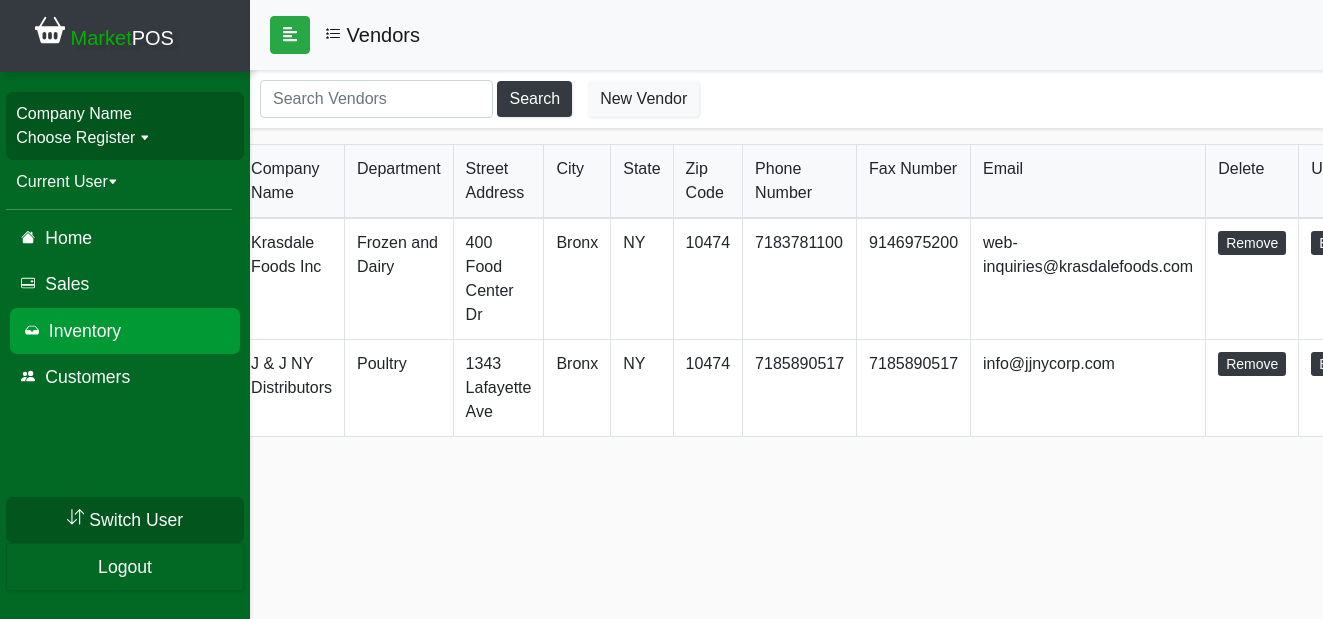
The app's page /currentDraft/vendorview.php, older data.
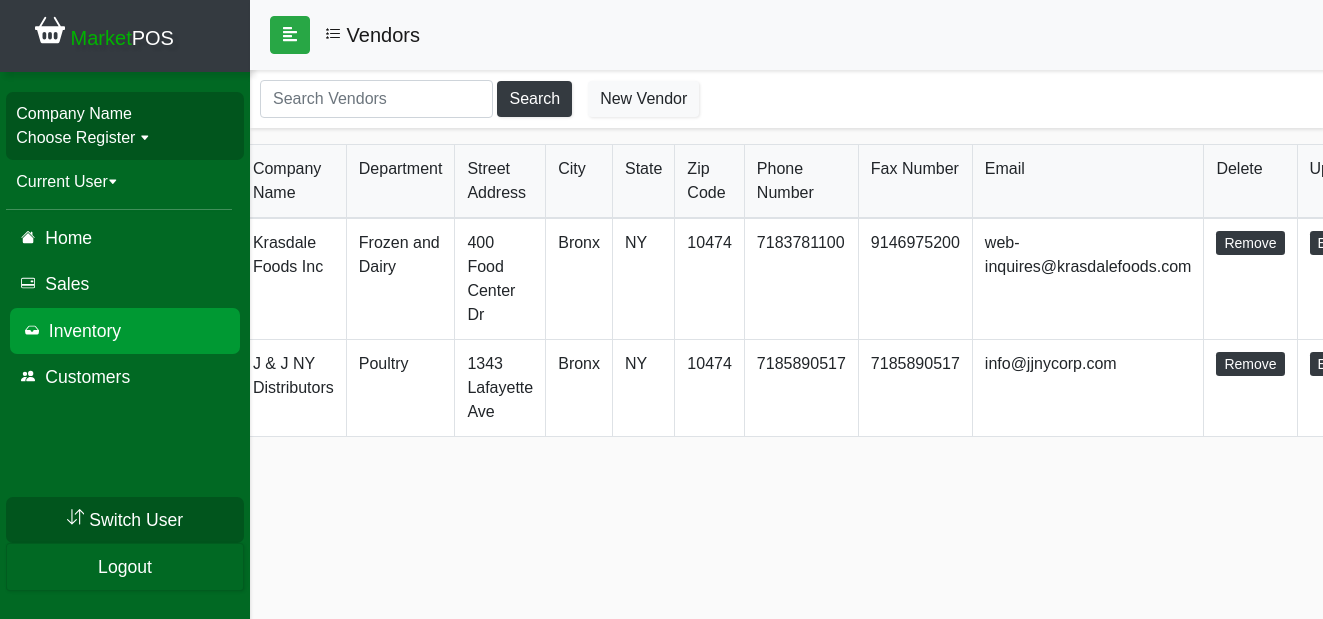
The same page, newer data.
### tables this page shows
CREATE TABLE `vendorinfo` (
  `vendor_id` int(11) NOT NULL,
  `company_name` varchar(50) NOT NULL,
  `department` varchar(100) NOT NULL,
  `street_address` varchar(50) NOT NULL,
  `city` varchar(50) NOT NULL,
  `state` varchar(2) NOT NULL,
  `zip_code` int(11) NOT NULL,
  `phone_number` double NOT NULL,
  `fax_number` double NOT NULL,
  `email` varchar(50) NOT NULL
);

### currentDraft/vendorview.php (the view, shortened to what the changed rows need)
<?php
include_once('sidebarconnect.php');
$query = "SELECT * FROM vendorinfo";
$result = mysqli_query($conn, $query);
?>
<!DOCTYPE html>
<html>
<head>
  <link rel="stylesheet" href="css/bootstrap.min.css">
  <link rel="stylesheet" href="userStyle2.css">
  <link rel="stylesheet" href="css/jquery.mCustomScrollbar.min.css">
</head>
<body>
<nav id="sidebar">
    <div class="sidebar-header bg-dark">
      <h1 id="brand"><span><a class="navbar-brand relative-top" href="indexDraft.php">
            <span style="color: #00b300"> Market</span>POS</a></h1>
    </div>
  </nav>
  <div id="content">
    <div class="wrapper mt-3">
      <div class="row px-4 justify-content-center">
        <table class="table table-bordered table-hover">
          <thead class="bg-light">
            <tr>
              <td> ID </td>
              <td> Company Name </td>
              <td> Department </td>
              <td> Street Address </td>
              <td> City </td>
              <td> State </td>
              <td> Zip Code </td>
              <td> Phone Number </td>
              <td> Fax Number </td>
              <td> Email </td>
              <td> Delete </td>
              <td> Update </td>
            </tr>
          </thead>
          <tbody class="bg-white">
          <?php
          if (isset($_POST['submit-search'])) {
            $search = mysqli_real_escape_string($conn, $_POST['vendor']);
            $sql = "SELECT * FROM vendorinfo WHERE company_name LIKE '%$search%' OR phone_number LIKE '%$search%' OR email LIKE '%$search%'";
            $result = mysqli_query($conn, $sql);
            $queryResults = mysqli_num_rows($result);
            if ($queryResults > 0) {
              echo "<div class='row mt-3'>There are $queryResults results matching your search</div><br>";
              while ($row = mysqli_fetch_assoc($result)) {
                echo "<tr><td>" . $row['vendor_id'] . "</td><td>"
                  . $row['company_name'] . "</td><td>" . $row['department'] . "</td><td>" . $row['street_address'] . "</td><td>" . $row['city'] . "</td><td>" . $row['state'] . "</td><td>"
                  . $row['zip_code'] . "</td><td>" . $row['phone_number'] . "</td><td>" . $row['fax_number'] . "</td><td>" . $row['email'] . "</td><td><a class='btn-sm btn-dark' role='button' href='vendordelete.php?Del="
                  . $row['vendor_id'] . "'>Remove</a></td><td><a class='btn-sm btn-dark' role='button' href='vendoredit.php?Upd="
                  . $row['vendor_id'] . "'>Edit</a></td></tr>";
              }
            } else {
              echo "<div class='row mt-3'>There are no results matching your search</div>";
            }
          } else {
            while ($row = mysqli_fetch_assoc($result)) {
              echo "<tr><td>" . $row['vendor_id'] . "</td><td>"
                  . $row['company_name'] . "</td><td>" . $row['department'] . "</td><td>" . $row['street_address'] . "</td><td>" . $row['city'] . "</td><td>" . $row['state'] . "</td><td>"
                  . $row['zip_code'] . "</td><td>" . $row['phone_number'] . "</td><td>" . $row['fax_number'] . "</td><td>" . $row['email'] . "</td><td><a class='btn-sm btn-dark' role='button' href='vendordelete.php?Del="
                  . $row['vendor_id'] . "'>Remove</a></td><td><a class='btn-sm btn-dark' role='button' href='vendoredit.php?Upd="
                  . $row['vendor_id'] . "'>Edit</a></td></tr>";
              }
          }
          ?>
          </tbody>
        </table>
      </div>
    </div>
  </div>
</body>
</html>

Row changes from the older to the newer data that the page shows:
changed vendorinfo "Krasdale Foods Inc": email "web-inquiries@krasdalefoods.com" → "web-inquires@krasdalefoods.com"
